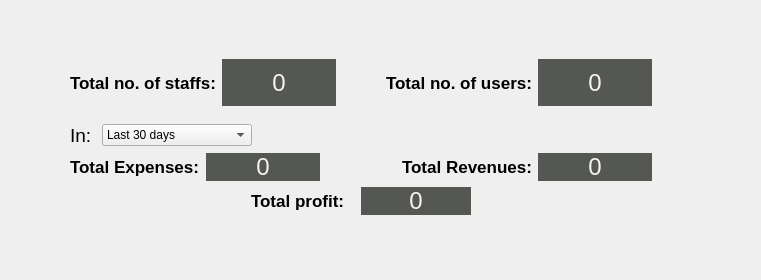
         <widget class="QWidget" name="home_page">
          <layout class="QVBoxLayout" name="verticalLayout_26">
           <property name="spacing">
            <number>0</number>
           </property>
           <property name="topMargin">
            <number>0</number>
           </property>
           <property name="rightMargin">
            <number>0</number>
           </property>
           <property name="bottomMargin">
            <number>0</number>
           </property>
           <item>
            <widget class="QFrame" name="frame_25">
             <property name="sizePolicy">
              <sizepolicy hsizetype="Preferred" vsizetype="Preferred">
               <horstretch>0</horstretch>
               <verstretch>0</verstretch>
              </sizepolicy>
             </property>
             <property name="frameShape">
              <enum>QFrame::NoFrame</enum>
             </property>
             <property name="frameShadow">
              <enum>QFrame::Raised</enum>
             </property>
             <layout class="QVBoxLayout" name="verticalLayout_39">
              <property name="spacing">
               <number>0</number>
              </property>
              <property name="leftMargin">
               <number>50</number>
              </property>
              <property name="topMargin">
               <number>0</number>
              </property>
              <property name="rightMargin">
               <number>100</number>
              </property>
              <property name="bottomMargin">
               <number>0</number>
              </property>
              <item>
               <widget class="QFrame" name="frame_30">
                <property name="sizePolicy">
                 <sizepolicy hsizetype="Preferred" vsizetype="Preferred">
                  <horstretch>0</horstretch>
                  <verstretch>0</verstretch>
                 </sizepolicy>
                </property>
                <property name="minimumSize">
                 <size>
                  <width>0</width>
                  <height>115</height>
                 </size>
                </property>
                <property name="frameShape">
                 <enum>QFrame::NoFrame</enum>
                </property>
                <property name="frameShadow">
                 <enum>QFrame::Raised</enum>
                </property>
                <layout class="QHBoxLayout" name="horizontalLayout_20">
                 <property name="spacing">
                  <number>10</number>
                 </property>
                 <item alignment="Qt::AlignBottom">
                  <widget class="QFrame" name="frame_18">
                   <property name="frameShape">
                    <enum>QFrame::NoFrame</enum>
                   </property>
                   <property name="frameShadow">
                    <enum>QFrame::Raised</enum>
                   </property>
                   <layout class="QHBoxLayout" name="horizontalLayout_16">
                    <property name="spacing">
                     <number>6</number>
                    </property>
                    <property name="leftMargin">
                     <number>0</number>
                    </property>
                    <property name="topMargin">
                     <number>0</number>
                    </property>
                    <property name="rightMargin">
                     <number>0</number>
                    </property>
                    <property name="bottomMargin">
                     <number>0</number>
                    </property>
                    <item>
                     <widget class="QLabel" name="label_2">
                      <property name="font">
                       <font>
                        <pointsize>13</pointsize>
                        <weight>75</weight>
                        <bold>true</bold>
                       </font>
                      </property>
                      <property name="text">
                       <string>Total no. of staffs:</string>
                      </property>
                     </widget>
                    </item>
                    <item>
                     <widget class="QLabel" name="num_staffs">
                      <property name="minimumSize">
                       <size>
                        <width>114</width>
                        <height>47</height>
                       </size>
                      </property>
                      <property name="maximumSize">
                       <size>
                        <width>16777215</width>
                        <height>50</height>
                       </size>
                      </property>
                      <property name="font">
                       <font>
                        <pointsize>18</pointsize>
                       </font>
                      </property>
                      <property name="styleSheet">
                       <string notr="true">background-color: rgb(85, 87, 83);
color: rgb(243, 243, 243);</string>
                      </property>
                      <property name="text">
                       <string>0</string>
                      </property>
                      <property name="alignment">
                       <set>Qt::AlignCenter</set>
                      </property>
                     </widget>
                    </item>
                   </layout>
                  </widget>
                 </item>
                 <item>
                  <spacer name="horizontalSpacer_6">
                   <property name="orientation">
                    <enum>Qt::Horizontal</enum>
                   </property>
                   <property name="sizeHint" stdset="0">
                    <size>
                     <width>40</width>
                     <height>20</height>
                    </size>
                   </property>
                  </spacer>
                 </item>
                 <item alignment="Qt::AlignBottom">
                  <widget class="QFrame" name="frame_17">
                   <property name="frameShape">
                    <enum>QFrame::NoFrame</enum>
                   </property>
                   <property name="frameShadow">
                    <enum>QFrame::Raised</enum>
                   </property>
                   <layout class="QHBoxLayout" name="horizontalLayout_18">
                    <property name="spacing">
                     <number>6</number>
                    </property>
                    <property name="leftMargin">
                     <number>0</number>
                    </property>
                    <property name="topMargin">
                     <number>0</number>
                    </property>
                    <property name="rightMargin">
                     <number>0</number>
                    </property>
                    <property name="bottomMargin">
                     <number>0</number>
                    </property>
                    <item>
                     <widget class="QLabel" name="label">
                      <property name="font">
                       <font>
                        <pointsize>13</pointsize>
                        <weight>75</weight>
                        <bold>true</bold>
                       </font>
                      </property>
                      <property name="text">
                       <string>Total no. of users:</string>
                      </property>
                     </widget>
                    </item>
                    <item>
                     <widget class="QLabel" name="num_users">
                      <property name="minimumSize">
                       <size>
                        <width>114</width>
                        <height>47</height>
                       </size>
                      </property>
                      <property name="maximumSize">
                       <size>
                        <width>16777215</width>
                        <height>50</height>
                       </size>
                      </property>
                      <property name="font">
                       <font>
                        <pointsize>18</pointsize>
                       </font>
                      </property>
                      <property name="styleSheet">
                       <string notr="true">background-color: rgb(85, 87, 83);
color: rgb(243, 243, 243);</string>
                      </property>
                      <property name="text">
                       <string>0</string>
                      </property>
                      <property name="alignment">
                       <set>Qt::AlignCenter</set>
                      </property>
                     </widget>
                    </item>
                   </layout>
                  </widget>
                 </item>
                </layout>
               </widget>
              </item>
              <item>
               <widget class="QFrame" name="frame_19">
                <property name="sizePolicy">
                 <sizepolicy hsizetype="Preferred" vsizetype="MinimumExpanding">
                  <horstretch>0</horstretch>
                  <verstretch>0</verstretch>
                 </sizepolicy>
                </property>
                <property name="maximumSize">
                 <size>
                  <width>16777215</width>
                  <height>400</height>
                 </size>
                </property>
                <property name="frameShape">
                 <enum>QFrame::NoFrame</enum>
                </property>
                <property name="frameShadow">
                 <enum>QFrame::Raised</enum>
                </property>
                <layout class="QVBoxLayout" name="verticalLayout_38">
                 <property name="spacing">
                  <number>6</number>
                 </property>
                 <property name="leftMargin">
                  <number>9</number>
                 </property>
                 <property name="topMargin">
                  <number>9</number>
                 </property>
                 <property name="rightMargin">
                  <number>9</number>
                 </property>
                 <property name="bottomMargin">
                  <number>65</number>
                 </property>
                 <item alignment="Qt::AlignLeft|Qt::AlignBottom">
                  <widget class="QFrame" name="frame_22">
                   <property name="frameShape">
                    <enum>QFrame::NoFrame</enum>
                   </property>
                   <property name="frameShadow">
                    <enum>QFrame::Raised</enum>
                   </property>
                   <layout class="QHBoxLayout" name="horizontalLayout_10">
                    <property name="spacing">
                     <number>10</number>
                    </property>
                    <property name="leftMargin">
                     <number>0</number>
                    </property>
                    <property name="topMargin">
                     <number>0</number>
                    </property>
                    <property name="rightMargin">
                     <number>0</number>
                    </property>
                    <property name="bottomMargin">
                     <number>0</number>
                    </property>
                    <item>
                     <widget class="QLabel" name="label_6">
                      <property name="font">
                       <font>
                        <pointsize>14</pointsize>
                        <weight>50</weight>
                        <bold>false</bold>
                       </font>
                      </property>
                      <property name="text">
                       <string>In:</string>
                      </property>
                     </widget>
                    </item>
                    <item>
                     <widget class="QComboBox" name="comboBox">
                      <property name="minimumSize">
                       <size>
                        <width>150</width>
                        <height>0</height>
                       </size>
                      </property>
                      <property name="cursor">
                       <cursorShape>PointingHandCursor</cursorShape>
                      </property>
                      <item>
                       <property name="text">
                        <string>Last 30 days</string>
                       </property>
                      </item>
                      <item>
                       <property name="text">
                        <string>Last 365 days</string>
                       </property>
                      </item>
                      <item>
                       <property name="text">
                        <string>Grand Total</string>
                       </property>
                      </item>
                     </widget>
                    </item>
                   </layout>
                  </widget>
                 </item>
                 <item>
                  <widget class="QFrame" name="frame_28">
                   <property name="frameShape">
                    <enum>QFrame::NoFrame</enum>
                   </property>
                   <property name="frameShadow">
                    <enum>QFrame::Raised</enum>
                   </property>
                   <layout class="QHBoxLayout" name="horizontalLayout_13">
                    <property name="spacing">
                     <number>10</number>
                    </property>
                    <property name="leftMargin">
                     <number>0</number>
                    </property>
                    <property name="topMargin">
                     <number>0</number>
                    </property>
                    <property name="rightMargin">
                     <number>0</number>
                    </property>
                    <property name="bottomMargin">
                     <number>0</number>
                    </property>
                    <item>
                     <widget class="QFrame" name="frame_23">
                      <property name="frameShape">
                       <enum>QFrame::NoFrame</enum>
                      </property>
                      <property name="frameShadow">
                       <enum>QFrame::Raised</enum>
                      </property>
                      <layout class="QHBoxLayout" name="horizontalLayout_15">
                       <property name="spacing">
                        <number>6</number>
                       </property>
                       <property name="leftMargin">
                        <number>0</number>
                       </property>
                       <property name="topMargin">
                        <number>0</number>
                       </property>
                       <property name="rightMargin">
                        <number>0</number>
                       </property>
                       <property name="bottomMargin">
                        <number>0</number>
                       </property>
                       <item>
                        <widget class="QLabel" name="label_3">
                         <property name="font">
                          <font>
                           <pointsize>13</pointsize>
                           <weight>75</weight>
                           <bold>true</bold>
                          </font>
                         </property>
                         <property name="text">
                          <string>Total Expenses:</string>
                         </property>
                        </widget>
                       </item>
                       <item>
                        <widget class="QLabel" name="totalExpense">
                         <property name="minimumSize">
                          <size>
                           <width>114</width>
                           <height>0</height>
                          </size>
                         </property>
                         <property name="maximumSize">
                          <size>
                           <width>16777215</width>
                           <height>50</height>
                          </size>
                         </property>
                         <property name="font">
                          <font>
                           <pointsize>18</pointsize>
                          </font>
                         </property>
                         <property name="styleSheet">
                          <string notr="true">background-color: rgb(85, 87, 83);
color: rgb(243, 243, 243);</string>
                         </property>
                         <property name="text">
                          <string>0</string>
                         </property>
                         <property name="alignment">
                          <set>Qt::AlignCenter</set>
                         </property>
                        </widget>
                       </item>
                      </layout>
                     </widget>
                    </item>
                    <item>
                     <widget class="QFrame" name="frame_24">
                      <property name="frameShape">
                       <enum>QFrame::NoFrame</enum>
                      </property>
                      <property name="frameShadow">
                       <enum>QFrame::Raised</enum>
                      </property>
                      <layout class="QHBoxLayout" name="horizontalLayout_11">
                       <property name="spacing">
                        <number>6</number>
                       </property>
                       <property name="leftMargin">
                        <number>0</number>
                       </property>
                       <property name="topMargin">
                        <number>0</number>
                       </property>
                       <property name="rightMargin">
                        <number>0</number>
                       </property>
                       <property name="bottomMargin">
                        <number>0</number>
                       </property>
                       <item>
                        <spacer name="horizontalSpacer_7">
                         <property name="orientation">
                          <enum>Qt::Horizontal</enum>
                         </property>
                         <property name="sizeHint" stdset="0">
                          <size>
                           <width>40</width>
                           <height>20</height>
                          </size>
                         </property>
                        </spacer>
                       </item>
                       <item>
                        <widget class="QLabel" name="label_4">
                         <property name="font">
                          <font>
                           <pointsize>13</pointsize>
                           <weight>75</weight>
                           <bold>true</bold>
                          </font>
                         </property>
                         <property name="text">
                          <string>Total Revenues:</string>
                         </property>
                        </widget>
                       </item>
                       <item>
                        <widget class="QLabel" name="totalRevenue">
                         <property name="minimumSize">
                          <size>
                           <width>114</width>
                           <height>0</height>
                          </size>
                         </property>
                         <property name="maximumSize">
                          <size>
                           <width>16777215</width>
                           <height>50</height>
                          </size>
                         </property>
                         <property name="font">
                          <font>
                           <pointsize>18</pointsize>
                          </font>
                         </property>
                         <property name="styleSheet">
                          <string notr="true">background-color: rgb(85, 87, 83);
color: rgb(243, 243, 243);</string>
                         </property>
                         <property name="text">
                          <string>0</string>
                         </property>
                         <property name="alignment">
                          <set>Qt::AlignCenter</set>
                         </property>
                        </widget>
                       </item>
                      </layout>
                     </widget>
                    </item>
                   </layout>
                  </widget>
                 </item>
                 <item alignment="Qt::AlignHCenter">
                  <widget class="QFrame" name="frame_29">
                   <property name="minimumSize">
                    <size>
                     <width>220</width>
                     <height>0</height>
                    </size>
                   </property>
                   <property name="frameShape">
                    <enum>QFrame::NoFrame</enum>
                   </property>
                   <property name="frameShadow">
                    <enum>QFrame::Raised</enum>
                   </property>
                   <layout class="QHBoxLayout" name="horizontalLayout_19">
                    <property name="spacing">
                     <number>0</number>
                    </property>
                    <property name="leftMargin">
                     <number>0</number>
                    </property>
                    <property name="topMargin">
                     <number>0</number>
                    </property>
                    <property name="rightMargin">
                     <number>0</number>
                    </property>
                    <property name="bottomMargin">
                     <number>0</number>
                    </property>
                    <item>
                     <widget class="QLabel" name="label_5">
                      <property name="font">
                       <font>
                        <pointsize>13</pointsize>
                        <weight>75</weight>
                        <bold>true</bold>
                       </font>
                      </property>
                      <property name="text">
                       <string>Total profit:</string>
                      </property>
                     </widget>
                    </item>
                    <item>
                     <widget class="QLabel" name="totalProfit">
                      <property name="maximumSize">
                       <size>
                        <width>16777215</width>
                        <height>50</height>
                       </size>
                      </property>
                      <property name="font">
                       <font>
                        <pointsize>18</pointsize>
                       </font>
                      </property>
                      <property name="styleSheet">
                       <string notr="true">background-color: rgb(85, 87, 83);
color: rgb(243, 243, 243);</string>
                      </property>
                      <property name="text">
                       <string>0</string>
                      </property>
                      <property name="alignment">
                       <set>Qt::AlignCenter</set>
                      </property>
                     </widget>
                    </item>
                   </layout>
                  </widget>
                 </item>
                </layout>
               </widget>
              </item>
             </layout>
            </widget>
           </item>
          </layout>
         </widget>
